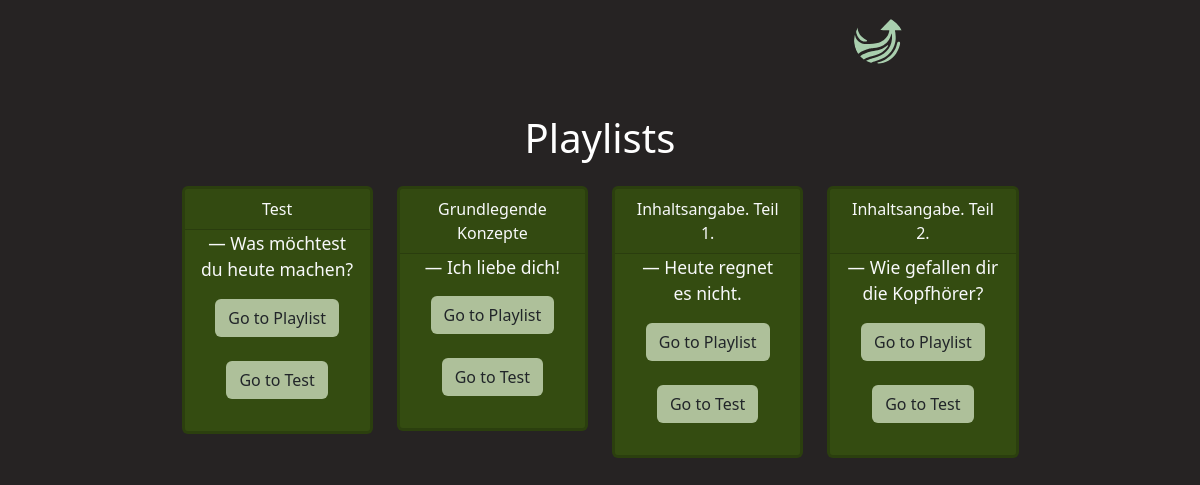
Before: /api/deTextByEar/playlists/ with the older database file.
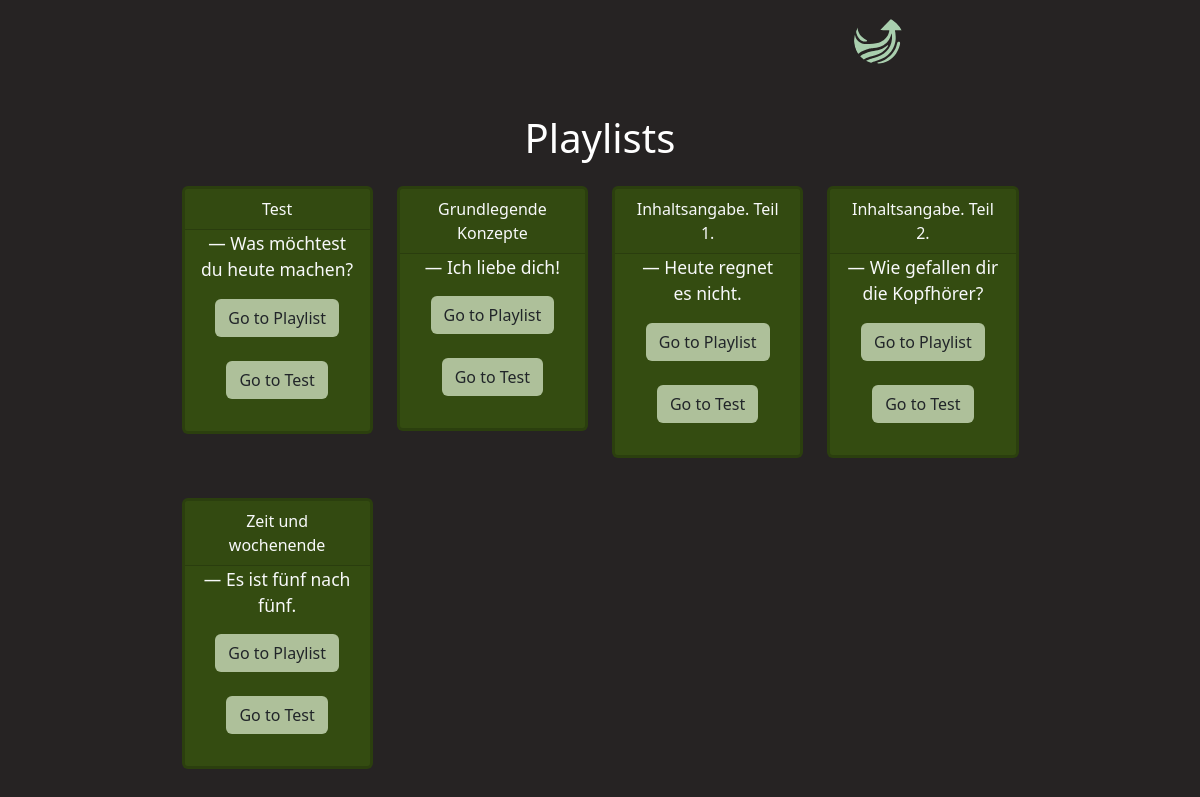
After: the same page with the newer database file.
### deTextByEar/models.py (models this page shows, shortened)
class Playlist(models.Model):
    name = models.CharField(max_length=255)
    audios = models.ManyToManyField(DeTextByEar)

class DeTextByEar(models.Model):
    title = models.CharField(max_length=255)
    text = models.TextField()
    translation_text = models.TextField()
    audio = models.FileField(upload_to=audio_file_name)
    level = models.CharField(max_length=6, default='A2-B1')

### deTextByEar/views.py (the view)
# urls.py: path('playlists/', PlaylistListView.as_view(), name='playlist_list'),
class PlaylistListView(ListView):
    model = Playlist
    template_name = 'deTextByEar/playlist_list.html'
    context_object_name = 'playlists'
    def get_context_data(self, **kwargs):
        context = super().get_context_data(**kwargs)
        playlists = Playlist.objects.all()
        random_data = []
        for playlist in playlists:
            de_texts = playlist.audios.all()
            random_de_text = random.choice(de_texts)
            random_data.append((playlist, random_de_text))
        context['random_data'] = random_data
        return context

### deTextByEar/templates/deTextByEar/playlist_list.html (shortened to what this page needs)
{% extends 'index.html' %}
    {% load static %}
{% block content %}
<link rel="stylesheet" href="{% static 'css/styles_project.css' %}">
    <h1 class="mt-5 mb-4">Playlists</h1>
    <div class="row">
        {% for playlist, random_de_text in random_data %}
        <div class="col-md-3 mb-4">
            <div class="card border-3 mb-3 color__dark__green" style="max-width: 14rem;">
                <div class="card-header text-light">
                    {{ playlist.name }}
                </div>
                <div class="card-body">
                    <blockquote class="blockquote">
                        <footer class="blockquote-footer text-light">{{ random_de_text.title }}</footer>
                        <a href="{% url 'random_word_from_playlist' playlist.id %}" class="btn color__light__green mb-4" >Go to Playlist</a>
                        <a href="{% url 'get_playlist_test' playlist.id %}" class="btn color__light__green" >Go to Test</a>
                    </blockquote>
                </div>
            </div>
        </div>
        {% endfor %}
    </div>
{% endblock %}

### templates/index.html (shortened to what this page needs)
<!DOCTYPE html>
<html lang="en">
<head>
        {% load static %}
    <link href="https://cdn.jsdelivr.net/npm/bootstrap@5.3.2/dist/css/bootstrap.min.css" rel="stylesheet">
</head>
<body class="container">
<div class="main-container">
    <div class="container nav-div">
        <div class="row mt-2 mb-2">
            <div class="col text-right">
            </div>
            <div class="col-4 ml-auto">
                <div class="navbar-brand" onclick="toggleNavbar()">
                    <img src="{% static 'img_svg/1.svg' %}" alt="Play Image">
                </div>
            </div>
        </div>
    </div>
    <div class="mt-3">
        {% block content %}{% endblock %}
    </div>
</div>
</body>
</html>

### static/css/styles_project.css (style rules this page uses)
.color__light__green { background-color: #AEC09A; }
.color__dark__green { background-color: #344C11; }

### templates/index.html (style rules this page uses)
* { margin: 0; padding: 0; box-sizing: border-box; }
.nav-div { height: 50px; }
body { background-color: #262323; color: #FFFFFF; text-align: center; margin-top: 1rem; }
.main-container { width: 75%; margin: 0 auto; }
.navbar-brand img { width: 50px; height: 50px; border-radius: 50%; transition: all 1s ease; }

Changed rows visible on the page:
added Playlist: name "Zeit und wochenende", title "Es ist fünf nach fünf."
